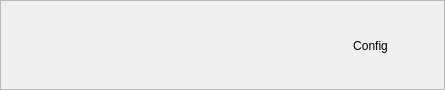
<?xml version="1.0" encoding="UTF-8"?>
<ui version="4.0">
 <class>THeader</class>
 <widget class="QFrame" name="THeader">
  <property name="geometry">
   <rect>
    <x>0</x>
    <y>0</y>
    <width>445</width>
    <height>90</height>
   </rect>
  </property>
  <property name="minimumSize">
   <size>
    <width>445</width>
    <height>90</height>
   </size>
  </property>
  <property name="windowTitle">
   <string>Widget</string>
  </property>
  <property name="frameShape">
   <enum>QFrame::StyledPanel</enum>
  </property>
  <widget class="QWidget" name="logo" native="true">
   <property name="geometry">
    <rect>
     <x>20</x>
     <y>10</y>
     <width>141</width>
     <height>81</height>
    </rect>
   </property>
   <property name="styleSheet">
    <string notr="true">image: url(:/logo/logo_tNETacle.png);</string>
   </property>
  </widget>
  <widget class="QPushButton" name="config">
   <property name="geometry">
    <rect>
     <x>320</x>
     <y>30</y>
     <width>101</width>
     <height>31</height>
    </rect>
   </property>
   <property name="text">
    <string>Config</string>
   </property>
   <property name="flat">
    <bool>true</bool>
   </property>
  </widget>
 </widget>
 <tabstops>
  <tabstop>config</tabstop>
 </tabstops>
 <resources/>
 <connections/>
</ui>
